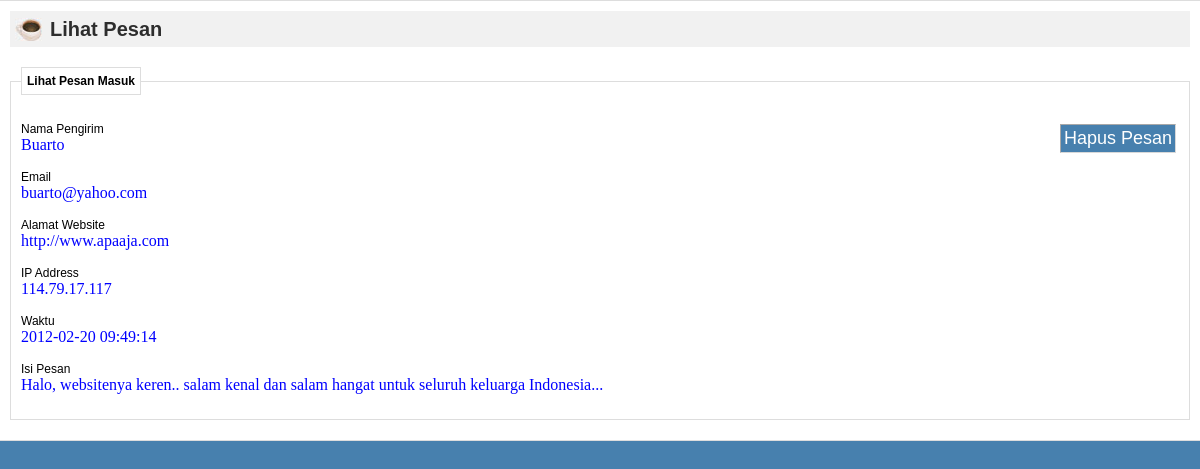
/myadmin/lihat_pesan.php?id=5 (signed in), run on the app's committed database.
### tables this page shows
CREATE TABLE `pesan` (
  `id_pesan` int(11) NOT NULL,
  `pengirim` varchar(100) NOT NULL,
  `email` varchar(100) DEFAULT NULL,
  `website` varchar(100) DEFAULT NULL,
  `ip` varchar(30) DEFAULT NULL,
  `waktu` datetime NOT NULL,
  `isi_pesan` longtext NOT NULL,
  `dibaca` enum('yes','no') NOT NULL
);

### myadmin/lihat_pesan.php (the view, shortened to what this page needs)
<link href="css/style.css" rel="stylesheet" type="text/css" />
<?php
	$id = $_GET['id'];
	$isi = mysql_fetch_array(mysql_query("SELECT * FROM pesan WHERE id_pesan = '$id' "));
?>
<div class="section">
<h2 class="ico_mug">Lihat Pesan</h2>
<fieldset>
	<legend><b>Lihat Pesan Masuk</b></legend>
	<br />
		<input type="button"  value="Hapus Pesan" class="tombol" onclick="apa()" />
		Nama Pengirim<br />
		<span class="aa"><?php echo $isi['pengirim']; ?></span>
		<br />
		<br />
		Email<br />
		<span class="aa"><?php echo $isi['email']; ?></span>
		<br />
		<br />
		Alamat Website<br />
		<span class="aa"><?php echo $isi['website']; ?></span>
		<br />
		<br />
		IP Address<br />
		<span class="aa"><?php echo $isi['ip']; ?></span>
		<br />
		<br />
		Waktu<br />
		<span class="aa"><?php echo $isi['waktu']; ?></span>
		<br />
		<br />
		Isi Pesan<br />
		<span class="aa"><?php echo $isi['isi_pesan']; ?></span>
		<br />
		<br />
</fieldset>
</div>

### myadmin/css/style.css (style rules this page uses)
html, body, div, span, applet, object, iframe, p, blockquote, pre, a, abbr, acronym, address, big, cite, code, del, dfn, em, font, img, ins, kbd, q, s, samp, small, strike, strong, sub, sup, tt, var, b, u, i, center, dl, dt, dd, ol, ul, li, fieldset, form, label, legend, table, caption, tbody, tfoot, thead, tr, th, td { margin: 0; padding: 0; border: 0; outline: 0; font-size: 100%; vertical-align: baseline;background: transparent; }
h2 { color:#2d2d2d;font-family: Arial, Helvetica, sans-serif;font-size:20px;padding:10px;margin:0px; }
input { padding:3px;border-left:1px solid #a8a8a8;border-top:1px solid #a8a8a8;border-right:1px solid #d8d8d8;border-bottom:1px solid #d8d8d8;-moz-border-radius:3px;margin:3px; }
fieldset { border:1px solid #ddd;padding:10px;background:#fff;margin:10px 0px; }
legend { border:1px solid #ddd;padding:5px;background:#fff; }
.section,.panel,#shortcuts,#chart,.quickview { background:#fff;padding:10px;border-top:1px solid #ddd;border-bottom:1px solid #ddd;-moz-border-radius:3px; }
.section { margin:0px; }
.ico_mug { background:url(../img/ico_mug.jpg) no-repeat 5px center #f1f1f1; padding-left:40px;margin-bottom:20px; }
.tombol { background-color:#4780AE; color:#FFFFFF; font-size:18px; float:right; cursor:pointer; }

### myadmin/lihat_pesan.php (style rules this page uses)
.aa { border:none; font-family:"Times New Roman", Times, serif; font-size:16px; color:#0000FF; }

### data on the page
pesan: pengirim "Buarto", email "buarto@yahoo.com", website "http://www.apaaja.com", ip "114.79.17.117", waktu "2012-02-20 09:49:14", isi_pesan "Halo, websitenya keren.. salam kenal dan salam hangat untuk seluruh keluarga Indonesia..."
